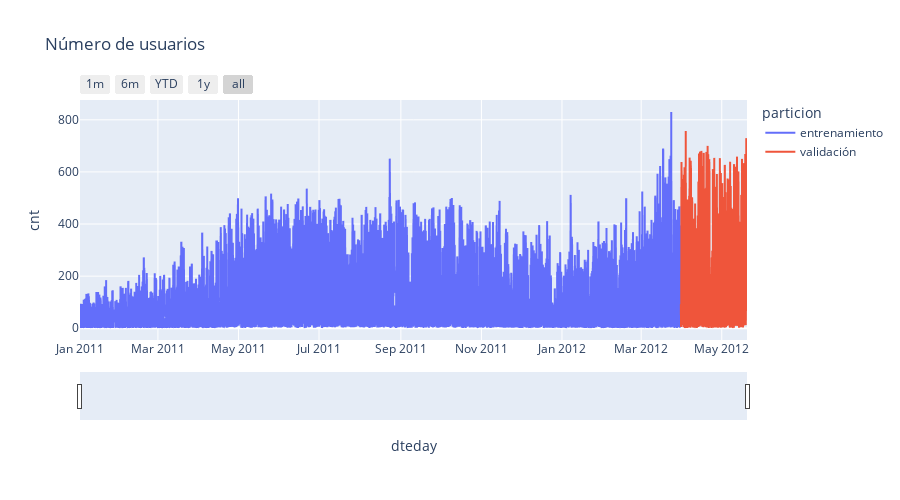

The notebook cell saved with this chart:
### Code cell
# Gráfico interactivo serie temporal
# ==============================================================================
df_train_fin.loc[:fin_train, 'particion'] = 'entrenamiento'
df_train_fin.loc[fin_train:fin_validacion, 'particion'] = 'validación'
df_train_fin.loc[fin_validacion:, 'particion'] = 'test'

fig = px.line(
    data_frame = df_train_fin.reset_index(),
    x      = 'dteday',
    y      = 'cnt',
    color  = 'particion',
    title  = 'Número de usuarios',
    width  = 900,
    height = 500
)

fig.update_xaxes(
    rangeslider_visible=True,
    rangeselector=dict(
        buttons=list([
            dict(count=1, label="1m", step="month", stepmode="backward"),
            dict(count=6, label="6m", step="month", stepmode="backward"),
            dict(count=1, label="YTD", step="year", stepmode="todate"),
            dict(count=1, label="1y", step="year", stepmode="backward"),
            dict(step="all")
        ])
    )
)

fig.show()

df_train_fin=df_train_fin.drop(columns='particion')

### Figure 1 — Plotly figure (JSON) as saved in the notebook; plotly's stock layout.template omitted (floating-point values rounded to 4 significant figures; data arrays with more than 128 entries replaced by an {"elided": "..."} marker saying what was removed)
{"data": [{"hovertemplate": "particion=entrenamiento<br>dteday=%{x}<br>cnt=%{y}<extra></extra>", "legendgroup": "entrenamiento", "line": {"color": "#636efa", "dash": "solid"}, "marker": {"symbol": "circle"}, "mode": "lines", "name": "entrenamiento", "showlegend": true, "type": "scattergl", "x": {"elided": "10920 str values"}, "xaxis": "x", "y": {"elided": "10920 int values"}, "yaxis": "y"}, {"hovertemplate": "particion=validación<br>dteday=%{x}<br>cnt=%{y}<extra></extra>", "legendgroup": "validación", "line": {"color": "#EF553B", "dash": "solid"}, "marker": {"symbol": "circle"}, "mode": "lines", "name": "validación", "showlegend": true, "type": "scattergl", "x": {"elided": "1204 str values"}, "xaxis": "x", "y": {"elided": "1204 int values"}, "yaxis": "y"}], "layout": {"height": 500, "legend": {"title": {"text": "particion"}, "tracegroupgap": 0}, "title": {"text": "Número de usuarios"}, "width": 900, "xaxis": {"anchor": "y", "domain": [0, 1], "rangeselector": {"buttons": [{"count": 1, "label": "1m", "step": "month", "stepmode": "backward"}, {"count": 6, "label": "6m", "step": "month", "stepmode": "backward"}, {"count": 1, "label": "YTD", "step": "year", "stepmode": "todate"}, {"count": 1, "label": "1y", "step": "year", "stepmode": "backward"}, {"step": "all"}]}, "rangeslider": {"visible": true}, "title": {"text": "dteday"}}, "yaxis": {"anchor": "x", "domain": [0, 1], "title": {"text": "cnt"}}}}
